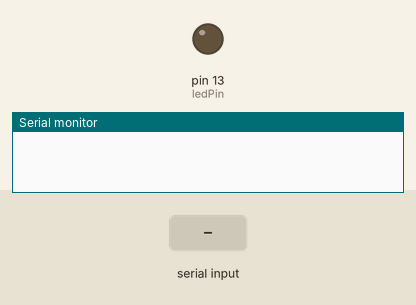
A sketch run on a simulated Arduino Uno, built with avr-gcc and run on an emulated ATmega328P. On the bench: output pins drawn as LEDs (lit = HIGH), the last lines printed to the serial monitor. Inputs (shaded band) come from the test bench.

Above: at 1.2 s.
1.3 s: "30,150\n" received over Serial
At 1.7 s:
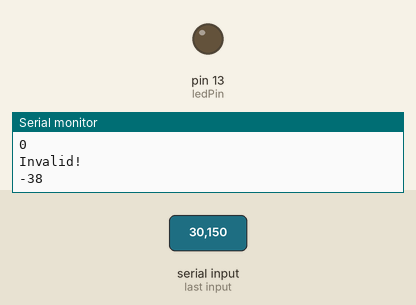
2.8 s: "1\n" received over Serial
At 3.1 s:
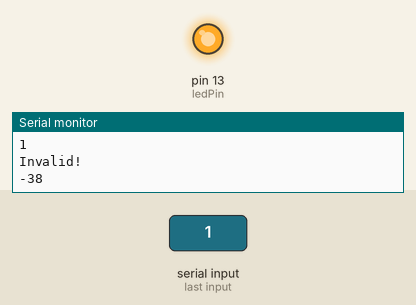
4.3 s: "90,45\n" received over Serial
At 4.8 s:
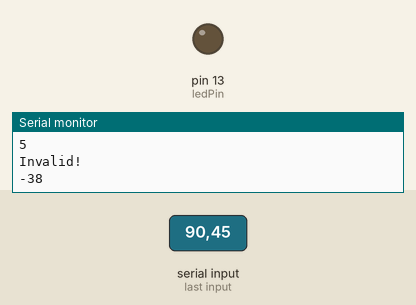
Timing chart, 0 to 7.3 s (numbered marks = the images above; inputs shaded):
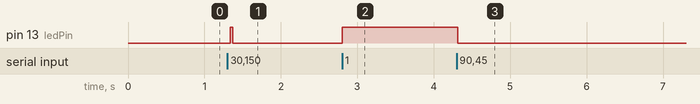

The sketch:

Serial_01.ino
```cpp
//Test of serial communication with Arduino
//Conversion between char and int

int ledPin = 13;

void setup() {
  // put your setup code here, to run once:
  Serial.begin(9600);

  pinMode(ledPin, OUTPUT);
}

void loop() {
  // put your main code here, to run repeatedly:
  while (Serial.available() == 0);

  //Read the input
  int val = Serial.read() - '0';

  if(val == 1)
  {
    Serial.println("LED is ON");
    digitalWrite(ledPin, HIGH);
  }
  else if(val ==0)
  {
    Serial.println("LED is OFF");
    digitalWrite(ledPin, LOW);
  }
  else
  {
    Serial.println("Invalid!");
  }
  Serial.flush();

  //Echo the input
  Serial.println(val);
}
```

Measured:
- after the input at 1.3 s, pin 13 (ledPin): LOW → HIGH at once, → LOW 0.03 s later
- after the input at 2.8 s, pin 13 (ledPin): LOW → HIGH at once
- after the input at 4.3 s, pin 13 (ledPin): HIGH → LOW at once
